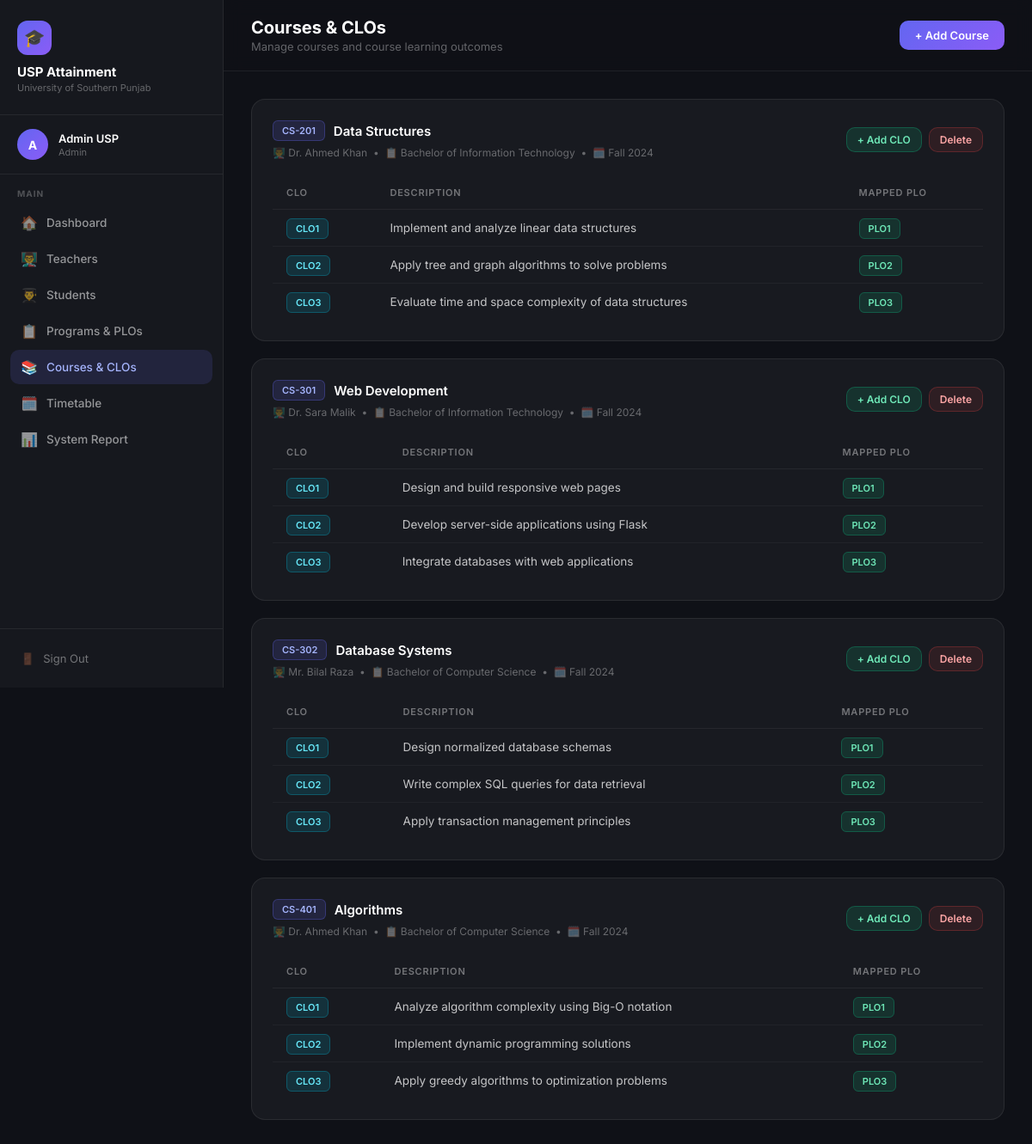
Page /admin/courses (signed in) on the committed database.
### models.py (models this page shows, shortened)
class User(db.Model, UserMixin):
    id = db.Column(db.Integer, primary_key=True)
    name = db.Column(db.String(200), nullable=False)
    email = db.Column(db.String(200), unique=True, nullable=False)
    password_hash = db.Column(db.String(256), nullable=False)
    role = db.Column(db.String(20), nullable=False)  # admin, teacher, student

class Course(db.Model):
    id = db.Column(db.Integer, primary_key=True)
    program_id = db.Column(db.Integer, db.ForeignKey('program.id'), nullable=False)
    teacher_id = db.Column(db.Integer, db.ForeignKey('user.id'), nullable=False)
    name = db.Column(db.String(200), nullable=False)
    code = db.Column(db.String(50), nullable=False)
    semester = db.Column(db.String(50), nullable=False)
    teacher = db.relationship('User', backref='courses')
    clos = db.relationship('CLO', backref='course', lazy=True, cascade='all, delete-orphan')
    timetable = db.relationship('Timetable', backref='course', lazy=True, cascade='all, delete-orphan')
    outline = db.relationship('Outline', backref='course', lazy=True, cascade='all, delete-orphan')
    enrollments = db.relationship('Enrollment', backref='course', lazy=True, cascade='all, delete-orphan')

class Program(db.Model):
    id = db.Column(db.Integer, primary_key=True)
    name = db.Column(db.String(200), nullable=False)
    plos = db.relationship('PLO', backref='program', lazy=True, cascade='all, delete-orphan')
    courses = db.relationship('Course', backref='program', lazy=True)

class CLO(db.Model):
    id = db.Column(db.Integer, primary_key=True)
    course_id = db.Column(db.Integer, db.ForeignKey('course.id'), nullable=False)
    clo_code = db.Column(db.String(10), nullable=False)
    description = db.Column(db.String(500), nullable=False)
    assessments = db.relationship('Assessment', backref='clo', lazy=True, cascade='all, delete-orphan')
    plo_mappings = db.relationship('CLO_PLO', backref='clo', lazy=True, cascade='all, delete-orphan')

class CLO_PLO(db.Model):
    id = db.Column(db.Integer, primary_key=True)
    clo_id = db.Column(db.Integer, db.ForeignKey('clo.id'), nullable=False)
    plo_id = db.Column(db.Integer, db.ForeignKey('plo.id'), nullable=False)
    plo = db.relationship('PLO')

class PLO(db.Model):
    id = db.Column(db.Integer, primary_key=True)
    program_id = db.Column(db.Integer, db.ForeignKey('program.id'), nullable=False)
    plo_code = db.Column(db.String(10), nullable=False)
    description = db.Column(db.String(500), nullable=False)

### admin.py (the view)
@admin_bp.route('/courses')
@login_required
@admin_required
def courses():
    courses = Course.query.all()
    programs = Program.query.all()
    teachers = User.query.filter_by(role='teacher').all()
    return render_template('admin/courses.html',
        courses=courses, programs=programs, teachers=teachers)

### admin.py (called while the page is built)
def admin_required(f):
    @wraps(f)
    def decorated(*args, **kwargs):
        if current_user.role != 'admin':
            return redirect(url_for('auth.login'))
        return f(*args, **kwargs)
    return decorated

### app.py (called while the page is built)
@login_manager.user_loader
def load_user(user_id):
    return User.query.get(int(user_id))

### templates/admin/courses.html (shortened to what this page needs)
{% extends 'base.html' %}
{% block page_title %}Courses & CLOs{% endblock %}
{% block page_sub %}Manage courses and course learning outcomes{% endblock %}
{% block sidebar_nav %}
<div class="nav-section">
    <div class="nav-section-title">Main</div>
    <a href="{{ url_for('admin.dashboard') }}" class="nav-link"><span class="icon">🏠</span> Dashboard</a>
    <a href="{{ url_for('admin.teachers') }}" class="nav-link"><span class="icon">👨‍🏫</span> Teachers</a>
    <a href="{{ url_for('admin.students') }}" class="nav-link"><span class="icon">👨‍🎓</span> Students</a>
    <a href="{{ url_for('admin.programs') }}" class="nav-link"><span class="icon">📋</span> Programs & PLOs</a>
    <a href="{{ url_for('admin.courses') }}" class="nav-link active"><span class="icon">📚</span> Courses & CLOs</a>
    <a href="{{ url_for('admin.timetable') }}" class="nav-link"><span class="icon">🗓️</span> Timetable</a>
    <a href="{{ url_for('admin.report') }}" class="nav-link"><span class="icon">📊</span> System Report</a>
</div>
{% endblock %}
{% block topbar_actions %}
<button class="btn btn-primary" onclick="openModal('addCourseModal')">+ Add Course</button>
{% endblock %}
{% block content %}
{% if courses %}
{% for course in courses %}
<div class="card" style="margin-bottom:20px;">
    <div class="card-header">
        <div>
            <div style="display:flex;align-items:center;gap:10px;">
                <span class="badge badge-purple">{{ course.code }}</span>
                <div class="card-title">{{ course.name }}</div>
            </div>
            <div style="font-size:12px;color:rgba(255,255,255,0.35);margin-top:6px;">
                👨‍🏫 {{ course.teacher.name }} &nbsp;•&nbsp; 📋 {{ course.program.name }} &nbsp;•&nbsp; 🗓️ {{ course.semester }}
            </div>
        </div>
        <div style="display:flex;gap:8px;">
            <button class="btn btn-success btn-sm" onclick="openModal('addCloModal{{ course.id }}')">+ Add CLO</button>
            <form method="POST" action="{{ url_for('admin.delete_course', id=course.id) }}" onsubmit="return confirm('Delete this course?');" style="display:inline;">
                <button type="submit" class="btn btn-danger btn-sm">Delete</button>
            </form>
        </div>
    </div>
    {% if course.clos %}
    <div class="table-wrap">
        <table>
            <thead>
                <tr><th>CLO</th><th>Description</th><th>Mapped PLO</th></tr>
            </thead>
            <tbody>
                {% for clo in course.clos %}
                <tr>
                    <td><span class="badge badge-blue">{{ clo.clo_code }}</span></td>
                    <td>{{ clo.description }}</td>
                    <td>
                        {% for mapping in clo.plo_mappings %}
                        <span class="badge badge-green">{{ mapping.plo.plo_code }}</span>
                        {% endfor %}
                    </td>
                </tr>
                {% endfor %}
            </tbody>
        </table>
    </div>
    {% else %}
    <div class="empty"><div class="empty-icon">🎯</div><p>No CLOs added yet</p></div>
    {% endif %}
</div>
{% endfor %}
{% else %}
<div class="empty"><div class="empty-icon">📚</div><p>No courses yet</p><button class="btn btn-primary" onclick="openModal('addCourseModal')">Add First Course</button></div>
{% endif %}
{% endblock %}

### templates/base.html (shortened to what this page needs)
<!DOCTYPE html>
<html lang="en">
<head>
</head>
<body>
    <div class="sidebar">
        <div class="sidebar-brand">
            <div class="brand-icon">🎓</div>
            <div class="brand-name">USP Attainment</div>
            <div class="brand-sub">University of Southern Punjab</div>
        </div>
        <div class="sidebar-user">
            <div class="user-avatar">{{ current_user.name[0] }}</div>
            <div>
                <div class="user-name">{{ current_user.name }}</div>
                <div class="user-role">{{ current_user.role }}</div>
            </div>
        </div>
        <nav class="sidebar-nav">
            {% block sidebar_nav %}{% endblock %}
        </nav>
        <div class="sidebar-footer">
            <a href="{{ url_for('auth.logout') }}" class="btn-logout">
                <span>🚪</span> Sign Out
            </a>
        </div>
    </div>
    <div class="main">
        <div class="topbar">
            <div>
                <div class="topbar-title">{% block page_title %}Dashboard{% endblock %}</div>
                <div class="topbar-sub">{% block page_sub %}{% endblock %}</div>
            </div>
            {% block topbar_actions %}{% endblock %}
        </div>
        <div class="content">
            {% block content %}{% endblock %}
        </div>
    </div>
</body>
</html>

### rows in the picture
User: name "A", name "Admin USP", role "Admin"
Course: code "CS-201", name "Data Structures", teacher.name "Dr. Ahmed Khan", program.name "Bachelor of Information Technology", semester "Fall 2024"
CLO: clo_code "CLO1", description "Implement and analyze linear data structures"
CLO_PLO: plo.plo_code "PLO1"
CLO: clo_code "CLO2", description "Apply tree and graph algorithms to solve problems"
CLO_PLO: plo.plo_code "PLO2"
CLO: clo_code "CLO3", description "Evaluate time and space complexity of data structures"
CLO_PLO: plo.plo_code "PLO3"
Course: code "CS-301", name "Web Development", teacher.name "Dr. Sara Malik", program.name "Bachelor of Information Technology", semester "Fall 2024"
CLO: clo_code "CLO1", description "Design and build responsive web pages"
CLO_PLO: plo.plo_code "PLO1"
CLO: clo_code "CLO2", description "Develop server-side applications using Flask"
CLO_PLO: plo.plo_code "PLO2"
CLO: clo_code "CLO3", description "Integrate databases with web applications"
CLO_PLO: plo.plo_code "PLO3"
Course: code "CS-302", name "Database Systems", teacher.name "Mr. Bilal Raza", program.name "Bachelor of Computer Science", semester "Fall 2024"
CLO: clo_code "CLO1", description "Design normalized database schemas"
CLO_PLO: plo.plo_code "PLO1"
CLO: clo_code "CLO2", description "Write complex SQL queries for data retrieval"
CLO_PLO: plo.plo_code "PLO2"
CLO: clo_code "CLO3", description "Apply transaction management principles"
CLO_PLO: plo.plo_code "PLO3"
Course: code "CS-401", name "Algorithms", teacher.name "Dr. Ahmed Khan", program.name "Bachelor of Computer Science", semester "Fall 2024"
CLO: clo_code "CLO1", description "Analyze algorithm complexity using Big-O notation"
CLO_PLO: plo.plo_code "PLO1"
CLO: clo_code "CLO2", description "Implement dynamic programming solutions"
CLO_PLO: plo.plo_code "PLO2"
CLO: clo_code "CLO3", description "Apply greedy algorithms to optimization problems"
CLO_PLO: plo.plo_code "PLO3"
